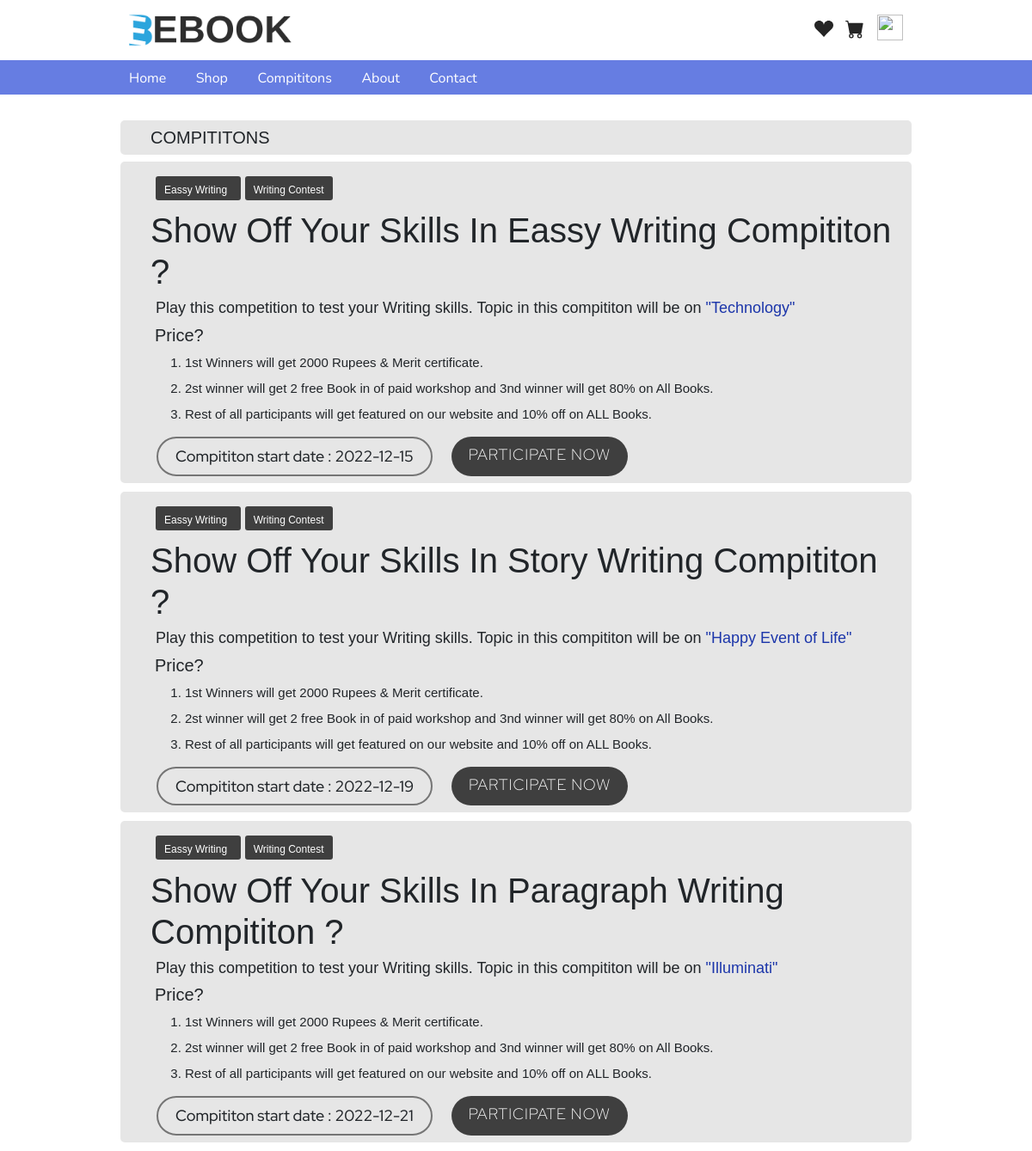
Screenshot of /Compitition.php (signed in) with the database file from the repository.
### tables this page shows
CREATE TABLE `competition` (
  `compid` int(11) NOT NULL,
  `comp_name` varchar(225) NOT NULL,
  `Topics` varchar(100) NOT NULL,
  `start_date` date NOT NULL,
  `Passing_Marks` int(30) NOT NULL,
  `Total_Marks` int(50) NOT NULL
);

### Compitition.php (the view, shortened to what this page needs)
<?php
include 'Layout/header.php';
include 'Operations/Connection.php';
?>
<div class="page" style="margin-top: 110px; position: absolute; width: 100%;">
<div class="box2 row m-0 p-0">
        <div class="col-lg-12 m-0 p-0">
            <h1 style="">COMPITITONS</h1>
        </div>
    </div>
<?php
    $querys = 'select * from competition';
    $res = mysqli_query($con, $querys);
while ($data = mysqli_fetch_assoc($res)) {
?>
    <div class="box3 row m-0" style="margin-bottom: 10px !important;">
        <div class="col-lg-12">
            <ul>
                <li>
                    <h2>Eassy Writing</h2>
                </li>
                <li>
                    <h2>Writing Contest</h2>
                </li>
            </ul>
            <h1 class="pt-3">Show Off Your Skills In <?= $data['comp_name'] ?> Compititon ?</h1>
            <h2 class="compitem">Play this competition to test your Writing skills. Topic in this compititon will be on
                <span>"<?= $data['Topics'] ?>"</span></h2>
            <h2 style="font-size:20px; padding-left: 5px; font-weight: 500;">Price?</h2>
            <ol>
                <li>1st Winners will get 2000 Rupees & Merit certificate.</li>
                <li>2st winner will get 2 free Book in of paid workshop and 3nd winner will get 80% on All Books.</li>
                <li>Rest of all participants will get featured on our website and 10% off on ALL Books.</li>
            </ol>
        </div>
        <h1 class="compstart">Compititon start date : <?= $data['start_date'] ?></h1>
        <h1 class="compstart2" onclick="openAddModal()">PARTICIPATE NOW</h1>
    </div>
<?php
}
?>
</div>

### CSS/stylesheet.css (style rules this page uses)
:root { --main: #667de2; --maindull: #5067cf; --second: #ffffff; --third: #252525; }
html { scroll-behavior: smooth; }
body { overflow-x: hidden; }
.page { padding-top: 30px; padding-left: 140px; padding-right: 140px; }
.box2>div>h1 { font-size: 20px; font-family: Arial, Helvetica, sans-serif; line-height: 100%; background-color: rgb(230, 230, 230); height: 40px; line-height: 40px; padding-left: 35px; border-radius: 5px; }
.box3 { font-size: 20px; font-family: Arial, Helvetica, sans-serif; line-height: 100%; background-color: rgb(230, 230, 230); padding-left: 20px; border-radius: 5px; }
.box3>h1 { font-size: 30px; font-family: 'Red Hat Display', sans-serif; }
.compitem { font-size:18px; font-family: 'Arial'; padding-left: 6px; }
.compitem>span { color: #1c36aa; }
.box3 { padding-top: 20px; }
.box3>div>ul { display: inline; margin-left: -39px; }
.box3>div>ol>li { margin-top: 10px; font-size: 15px; }
.box3>div>ul>li { display: inline; background-color: #3f3f3f; padding-left: 10px; padding-right: 10px; padding-top: 2px; padding-bottom: 4px; color: white; border-radius: 3px; margin-left: 5px; }
.box3>div>ul>li>h2 { text-align: left; display: inline; }
.box3>div>ul>li>h2 { font-size: 12px; font-family: Arial, Helvetica, sans-serif; }
.compstart { font-size: 18px !important; margin-left: 22px; border: 2px solid rgba(20, 20, 20, 0.534) !important; padding-left: 20px; padding-right: 20px; padding-top: 10px; padding-bottom: 10px; border-radius: 50px; float: left; }
.compstart2 { font-size: 18px !important; margin-left: 22px; background-color: #3f3f3f; padding-left: 20px; color: white; font-family: Arial, Helvetica, sans-serif; font-weight: 300; letter-spacing: 1px; padding-right: 20px; padding-top: 10px; padding-bottom: 10px; border-radius: 50px; float: left; }

### rows the page displays
competition: comp_name "Eassy Writing", Topics "Technology", start_date "2022-12-15"
competition: comp_name "Story Writing", Topics "Happy Event of Life", start_date "2022-12-19"
competition: comp_name "Paragraph Writing", Topics "Illuminati", start_date "2022-12-21"
